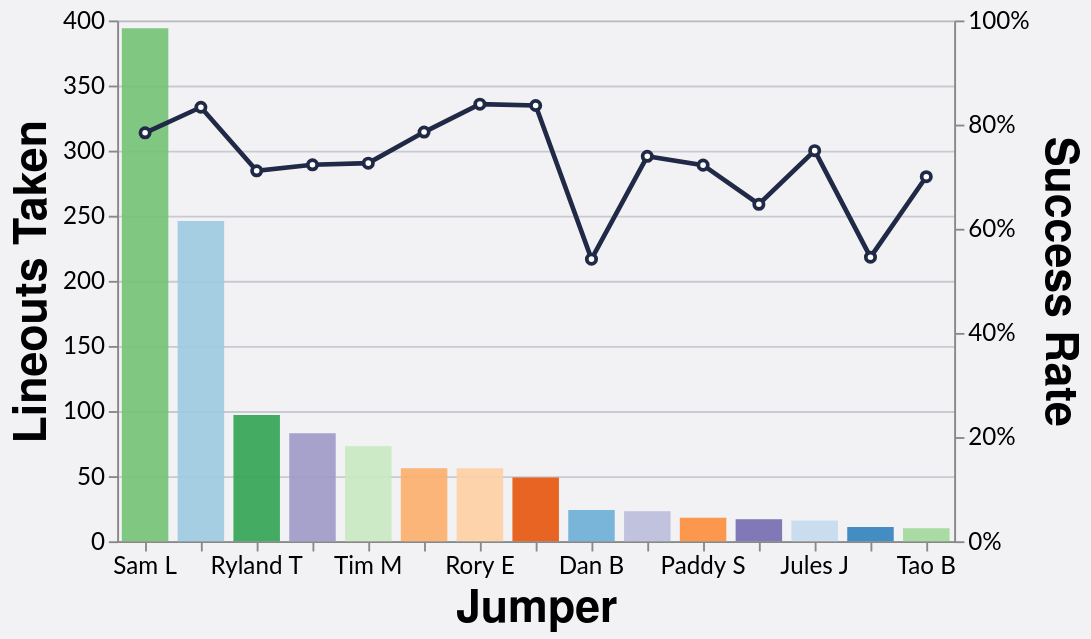

Vega-Lite specification for this chart:
### Vega-Lite specification from a JSON file in a GitHub repository (floating-point values rounded to 4 significant figures)
{"config": {"axis": {"labelFont": "Lato, sans-serif", "titleFont": "PT Sans Narrow, Helvetica Neue, Helvetica, Arial, sans-serif", "labelFontSize": 13, "titleFontSize": 24, "gridColor": "#202947", "gridOpacity": 0.2}, "header": {"labelFont": "PT Sans Narrow, Helvetica Neue, Helvetica, Arial, sans-serif", "titleFont": "PT Sans Narrow, Helvetica Neue, Helvetica, Arial, sans-serif", "labelFontSize": 24, "titleFontSize": 28, "labelFontWeight": "bold", "orient": "left"}, "legend": {"labelFont": "Lato, sans-serif", "titleFont": "PT Sans Narrow, Helvetica Neue, Helvetica, Arial, sans-serif", "labelFontSize": 14, "titleFontSize": 16, "titlePadding": 5, "fillColor": "white", "strokeColor": "black", "padding": 10, "titleFontWeight": "lighter", "titleFontStyle": "italic", "titleColor": "gray", "offset": 10}, "title": {"font": "PT Sans Narrow, Helvetica Neue, Helvetica, Arial, sans-serif", "fontSize": 48, "fontWeight": "bold", "anchor": "start", "align": "center", "titlePadding": 20, "subtitlePadding": 10, "subtitleFontSize": 13, "subtitleColor": "", "subtitleFontStyle": "italic", "offset": 15, "color": "black"}, "axisX": {"labelAngle": 0}, "facet": {"title": null, "header": null, "align": {"row": "each", "column": "each"}}, "resolve": {"scale": {"y": "independent", "facet": "independent"}}, "background": "#f2f1f4", "scale": {"offsetBandPaddingOuter": 0.2, "offsetBandPaddingInner": 0.1}}, "layer": [{"mark": {"type": "bar", "color": "#7d96e8", "opacity": 0.9, "size": 25}, "encoding": {"color": {"field": "jumper", "legend": null, "scale": {"scheme": "category20c"}, "type": "nominal"}, "tooltip": [{"field": "jumper", "title": "Jumper", "type": "nominal"}, {"field": "attempts", "title": "Attempts", "type": "quantitative"}, {"field": "won", "title": "Won", "type": "quantitative"}, {"field": "success_rate", "format": ".1%", "title": "Success Rate", "type": "quantitative"}], "x": {"axis": {"labelOverlap": "greedy"}, "field": "jumper", "sort": "-y", "title": "Jumper", "type": "nominal"}, "y": {"field": "attempts", "title": "Lineouts Taken", "type": "quantitative"}}}, {"mark": {"type": "line", "point": {"fill": "white", "filled": false, "size": 25, "stroke": "#202946"}, "stroke": "#202946", "strokeWidth": 2.5}, "encoding": {"x": {"field": "jumper", "sort": "-y", "title": "Jumper", "type": "nominal"}, "y": {"axis": {"format": "%"}, "field": "success_rate", "scale": {"domain": [0, 1]}, "title": "Success Rate", "type": "quantitative"}}}], "data": {"name": "data-0a61f2502b27446768980f1169a87f96"}, "height": 280, "resolve": {"scale": {"y": "independent"}}, "width": {"step": 30}, "$schema": "https://vega.github.io/schema/vega-lite/v5.20.1.json", "datasets": {"data-0a61f2502b27446768980f1169a87f96": [{"jumper": "Dan A", "attempts": 11, "won": 6, "success_rate": 0.5455}, {"jumper": "Dan B", "attempts": 24, "won": 13, "success_rate": 0.5417}, {"jumper": "John P", "attempts": 246, "won": 205, "success_rate": 0.8333}, {"jumper": "Jules J", "attempts": 16, "won": 12, "success_rate": 0.75}, {"jumper": "Oscar S", "attempts": 49, "won": 41, "success_rate": 0.8367}, {"jumper": "Paddy S", "attempts": 18, "won": 13, "success_rate": 0.7222}, {"jumper": "Pete M", "attempts": 56, "won": 44, "success_rate": 0.7857}, {"jumper": "Rory E", "attempts": 56, "won": 47, "success_rate": 0.8393}, {"jumper": "Ryland T", "attempts": 97, "won": 69, "success_rate": 0.7113}, {"jumper": "Sam L", "attempts": 394, "won": 309, "success_rate": 0.7843}, {"jumper": "Tao B", "attempts": 10, "won": 7, "success_rate": 0.7}, {"jumper": "Tim M", "attempts": 73, "won": 53, "success_rate": 0.726}, {"jumper": "Tom B", "attempts": 17, "won": 11, "success_rate": 0.6471}, {"jumper": "Tom M", "attempts": 83, "won": 60, "success_rate": 0.7229}, {"jumper": "Will B", "attempts": 23, "won": 17, "success_rate": 0.7391}]}}
